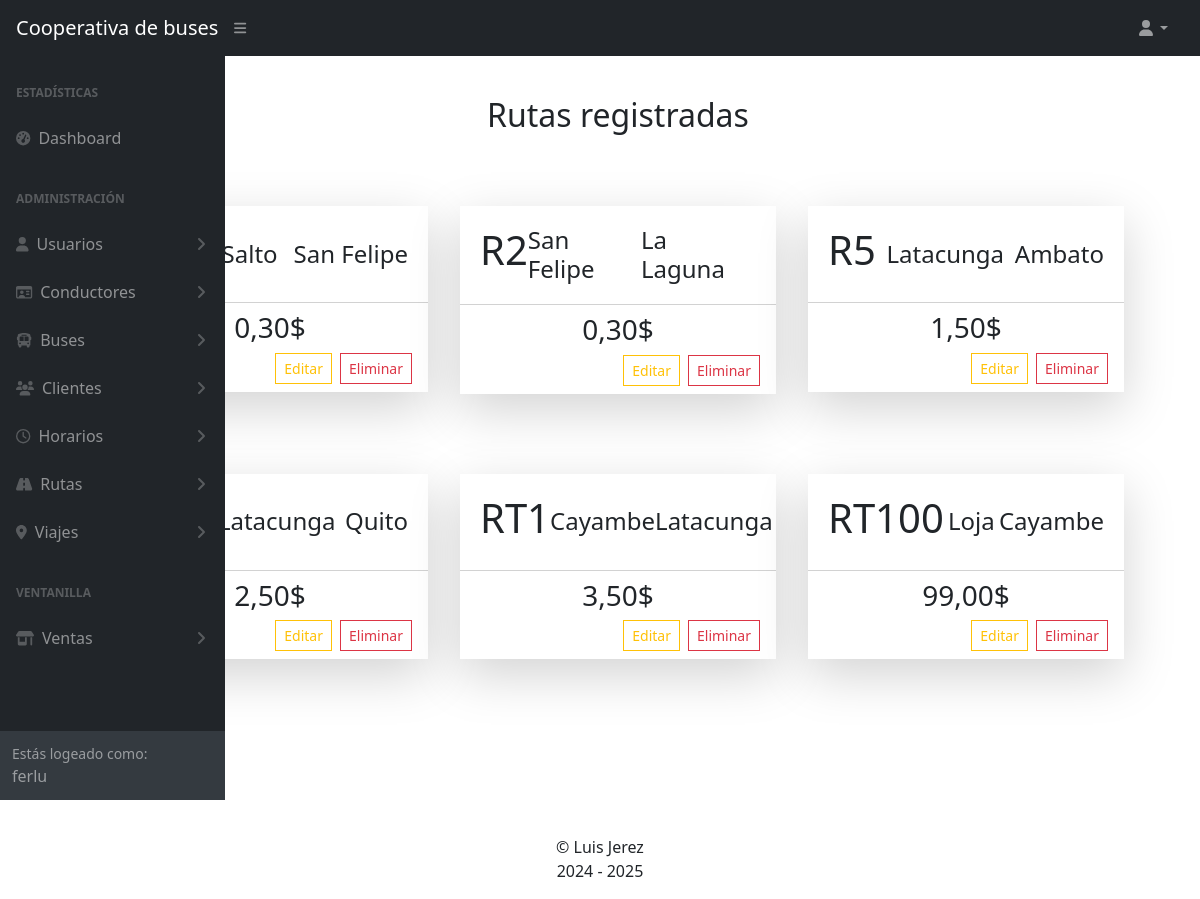
Screenshot of /rutas/ (signed in) with the database file from the repository.
### Apps/rutas/models.py (models this page shows, shortened)
class Ruta(models.Model):
    id = models.BigAutoField(primary_key=True)
    codigo = models.CharField(max_length=10, unique=True)
    partida = models.TextField(verbose_name='Lugar de Partida')
    destino = models.TextField(verbose_name='Lugar de Llegada')
    precio = models.DecimalField(verbose_name='Precio', default=0.3, max_digits=4, decimal_places=2)

### Apps/rutas/views.py (the view)
# urls.py: path('', views.inicio),
def inicio(request):
    return render(request, 'rutas.html', {'rutas':Ruta.objects.all(),
                                          'titulo':'RUTAS'})

### Apps/rutas/templates/rutas.html (shortened to what this page needs)
{% extends 'base.html' %}
{% block body %}
<div class="container m-5">
  <div class="row pt-5 text-center">
    <h2>Rutas registradas</h2>
  </div>
  <div class="row p-5">
    {% for r in rutas %}
    <div class="col-sm-4 p-3 mb-5">
      <div class="rounded-0 border-0 card shadow-lg">
        <div class="card-body">
          <div class="d-flex justify-content-between p-md-1">
            <div class="d-flex">
              <div>
                <h1 class="h1">{{r.codigo}}</h2>
              </div>
            </div>
            <div class="align-self-center">
              <h2 class="h4 mb-0">{{r.partida}}</h2>
            </div>
            <div class="align-self-center">
              <h2 class="h4 mb-0">{{r.destino}}</h2>
            </div>
          </div>
        </div>
        <div class="card-footer bg-body">
          <div class="d-flex justify-content-center align-items-center">
            <h3 class="h3">{{r.precio}}$</h3>
          </div>
          <div class="d-flex justify-content-end align-items-center">
            <a href="/rutas/administracion/editar/{{r.id}}"
              class="rounded-0 btn btn-sm me-2 btn-outline-warning">Editar</a>
            <form action="/rutas/administracion/eliminar/{{r.id}}" method="post">
              <button class="rounded-0 btn btn-outline-danger btn-sm">
                Eliminar
              </button>
            </form>
          </div>
        </div>
      </div>
    </div>
    {% endfor %}
  </div>
</div>
{% endblock %}

### Apps/web/templates/base.html (shortened to what this page needs)
{% load static %}
<!DOCTYPE html>
<html lang="es" data-bs-theme="light">
<head>
    <link rel="stylesheet" href="{% static 'css/styles.css' %}">
    <link rel="stylesheet" href="https://cdnjs.cloudflare.com/ajax/libs/izitoast/1.4.0/css/iziToast.min.css"
 />
    <link href="https://cdn.jsdelivr.net/npm/select2@4.1.0-rc.0/dist/css/select2.min.css" rel="stylesheet" />
    <link rel="stylesheet" href="https://cdn.datatables.net/2.2.1/css/dataTables.bootstrap5.css">
    <link rel="stylesheet" href="https://cdn.datatables.net/buttons/3.2.0/css/buttons.bootstrap5.css">
</head>
<body class="sb-nav-fixed">
    <nav class="sb-topnav navbar navbar-expand navbar-dark bg-dark">
        <a class="navbar-brand ps-3" href="/">Cooperativa de buses</a>
        <button class="btn btn-link btn-sm order-1 order-lg-0 me-4 me-lg-0" id="sidebarToggle" href="#!"><i class="fas fa-bars"></i></button>
        {% if user.is_authenticated %}
        <ul class="navbar-nav ms-auto ms-md-0 me-3 me-lg-4">
            <li class="nav-item dropdown">
                <a class="nav-link dropdown-toggle" id="navbarDropdown" href="#" role="button" data-bs-toggle="dropdown" aria-expanded="false"><i class="fas fa-user fa-fw"></i></a>
            </li>
        </ul>
        {% endif %}
    </nav>
    <div id="layoutSidenav">
        <div id="layoutSidenav_nav">
            <nav class="sb-sidenav accordion sb-sidenav-dark" id="sidenavAccordion">
                <div class="sb-sidenav-menu">
                    <div class="nav">
                        <div class="sb-sidenav-menu-heading">Estadísticas</div>
                        <a class="nav-link" href="/">
                            <div class="sb-nav-link-icon"><i class="fas fa-tachometer-alt"></i></div>
                            Dashboard
                        </a>
                        <div class="sb-sidenav-menu-heading">Administración</div>
                        <a class="nav-link collapsed" href="#" data-bs-toggle="collapse" data-bs-target="#collapseLayouts" aria-expanded="false" aria-controls="collapseLayouts">
                            <div class="sb-nav-link-icon"><i class="fas fa-user"></i></div>
                            Usuarios
                            <div class="sb-sidenav-collapse-arrow"><i class="fas fa-angle-down"></i></div>
                        </a>
                        <a class="nav-link collapsed" href="#" data-bs-toggle="collapse" data-bs-target="#conductores" aria-expanded="false" aria-controls="collapseLayouts">
                            <div class="sb-nav-link-icon"><i class="fa-regular fa-id-card"></i></div>
                            Conductores
                            <div class="sb-sidenav-collapse-arrow"><i class="fas fa-angle-down"></i></div>
                        </a>
                        <a class="nav-link collapsed" href="#" data-bs-toggle="collapse" data-bs-target="#buses" aria-expanded="false" aria-controls="collapseLayouts">
                            <div class="sb-nav-link-icon"><i class="fa-solid fa-bus"></i></div>
                            Buses
                            <div class="sb-sidenav-collapse-arrow"><i class="fas fa-angle-down"></i></div>
                        </a>
                        <a class="nav-link collapsed" href="#" data-bs-toggle="collapse" data-bs-target="#clientes" aria-expanded="false" aria-controls="collapseLayouts">
                            <div class="sb-nav-link-icon"><i class="fa fa-users"></i></div>
                            Clientes
                            <div class="sb-sidenav-collapse-arrow"><i class="fas fa-angle-down"></i></div>
                        </a>
                        <a class="nav-link collapsed" href="#" data-bs-toggle="collapse" data-bs-target="#horarios" aria-expanded="false" aria-controls="collapseLayouts">
                            <div class="sb-nav-link-icon"><i class="fa-regular fa-clock"></i></div>
                            Horarios
                            <div class="sb-sidenav-collapse-arrow"><i class="fas fa-angle-down"></i></div>
                        </a>
                        <a class="nav-link collapsed" href="#" data-bs-toggle="collapse" data-bs-target="#rutas" aria-expanded="false" aria-controls="collapseLayouts">
                            <div class="sb-nav-link-icon"><i class="fa-solid fa-road"></i></div>
                            Rutas
                            <div class="sb-sidenav-collapse-arrow"><i class="fas fa-angle-down"></i></div>
                        </a>
                        <a class="nav-link collapsed" href="#" data-bs-toggle="collapse" data-bs-target="#viajes" aria-expanded="false" aria-controls="collapseLayouts">
                            <div class="sb-nav-link-icon"><i class="fa-solid fa-location-dot"></i></div>
                            Viajes
                            <div class="sb-sidenav-collapse-arrow"><i class="fas fa-angle-down"></i></div>
                        </a>
                        <div class="sb-sidenav-menu-heading">Ventanilla</div>
                        <a class="nav-link collapsed" href="#" data-bs-toggle="collapse" data-bs-target="#ventas" aria-expanded="false" aria-controls="collapseLayouts">
                            <div class="sb-nav-link-icon"><i class="fa-solid fa-shop"></i></div>
                            Ventas
                            <div class="sb-sidenav-collapse-arrow"><i class="fas fa-angle-down"></i></div>
                        </a>
                    </div>
                </div>
                {% if user.is_authenticated %}
                <div class="sb-sidenav-footer">
                    <div class="small">Estás logeado como: </div>
                    {{user}}
                </div>
                {% endif %}
            </nav>
        </div>
    </div>
    <div class="layoutSidenav_content">
        {% block body %}
        {% endblock %}
    </div>
</body>
<footer>
    <div class="row d-flex justify-content-center">
        <div class="col-12 m-3 text-center">
            &copy; Luis Jerez
            <br>
            2024 - 2025
        </div>
    </div>
</footer>
</html>

### rows the page displays
Ruta: partida "El Salto", destino "San Felipe", precio "0,30"
Ruta: codigo "R2", partida "San Felipe", destino "La Laguna", precio "0,30"
Ruta: codigo "R5", partida "Latacunga", destino "Ambato", precio "1,50"
Ruta: partida "Latacunga", destino "Quito", precio "2,50"
Ruta: codigo "RT1", partida "Cayambe", destino "Latacunga", precio "3,50"
Ruta: codigo "RT100", partida "Loja", destino "Cayambe", precio "99,00"

### other values shown
{{ user }} "ferlu"
